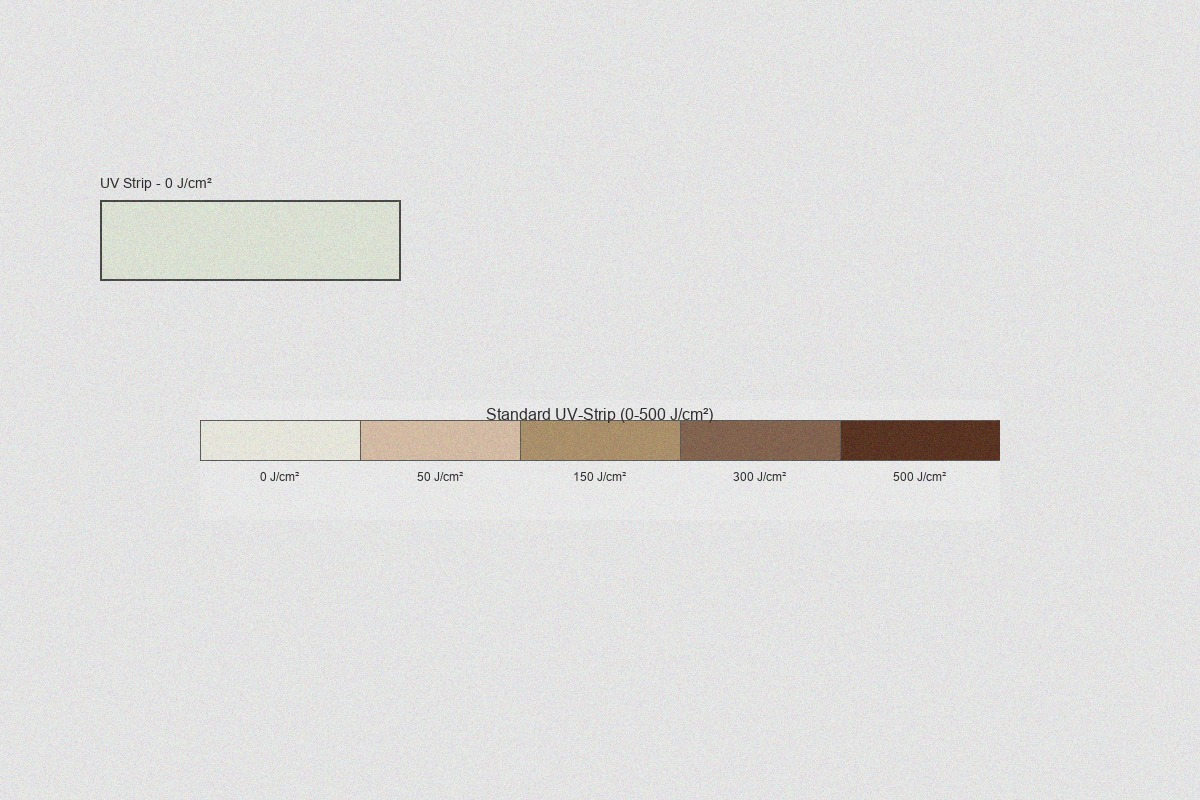
#> input picture scripts/test_images/mode1_combined/combined_standard_000.0J_01.jpg, 1200 x 800 px
$ python -i strip_detector.py   (imports and definitions only)
#> lines starting #> are read from the running program, lines starting #| are printed output that depends on the picture; after the words box and inside, x2 and y2 are one past the last pixel; in counts of white or black regions, pixels touching at a corner belong together
import cv2
import numpy as np
from PIL import Image
import logging

logger = logging.getLogger(__name__)

class StripDetector:
    """Universeller UV-Strip Detektor mit konfigurierbaren Parametern"""

    def __init__(self):
        # Konfigurierbare Parameter für Strip-Erkennung
        self.config = {
            "min_area_percent": 2,      # Min. 2% der Bildfläche
            "max_area_percent": 40,     # Max. 40% der Bildfläche
            "min_aspect_ratio": 1.5,    # Min. Seitenverhältnis (länglich)
            "max_aspect_ratio": 8.0,    # Max. Seitenverhältnis
            "canny_low": 50,            # Canny Edge Detection - unterer Schwellwert
            "canny_high": 150,          # Canny Edge Detection - oberer Schwellwert
            "min_contour_area": 500,    # Minimale Kontur-Fläche
            "gaussian_blur": (5, 5),    # Gaussian Blur Kernel
            "morphology_kernel": 3      # Morphology Kernel Größe
        }

    def detect_strip(self, image: Image.Image) -> Image.Image:
        """
        Erkennt UV-Strip im Bild und gibt die Strip-Region zurück

        Args:
            image: PIL Image mit UV-Strip

        Returns:
            PIL Image der erkannten Strip-Region
        """
        try:
            # 1. Preprocessing
            cv_image = self._preprocess_image(image)

            # 2. Strip-Kandidaten finden
            candidates = self._find_strip_candidates(cv_image)

            # 3. Besten Kandidaten auswählen
            best_strip = self._select_best_strip(candidates, cv_image.shape)

            # 4. Strip-Region extrahieren
            if best_strip is not None:
                strip_region = self._extract_strip_region(image, best_strip)
                logger.info(f"Strip erkannt: {best_strip}")
                return strip_region
            else:
                logger.warning("Kein Strip erkannt, verwende Fallback")
                return self._fallback_extraction(image)

        except Exception as e:
            logger.error(f"Strip-Erkennung fehlgeschlagen: {e}")
            return self._fallback_extraction(image)

    def _preprocess_image(self, image: Image.Image) -> np.ndarray:
        """Bereitet das Bild für die Strip-Erkennung vor"""
        # PIL zu OpenCV konvertieren
        cv_image = cv2.cvtColor(np.array(image), cv2.COLOR_RGB2BGR)

        # Graustufen-Konvertierung
        gray = cv2.cvtColor(cv_image, cv2.COLOR_BGR2GRAY)

        # Gaussian Blur zur Rauschreduzierung
        blurred = cv2.GaussianBlur(gray, self.config["gaussian_blur"], 0)

        # Morphologische Operationen zur Strukturverbesserung
        kernel = np.ones((self.config["morphology_kernel"], self.config["morphology_kernel"]), np.uint8)
        processed = cv2.morphologyEx(blurred, cv2.MORPH_CLOSE, kernel)

        return processed

    def _find_strip_candidates(self, processed_image: np.ndarray) -> list:
        """Findet potentielle Strip-Kandidaten mittels Kontur-Erkennung"""
        # Canny Edge Detection
        edges = cv2.Canny(processed_image, self.config["canny_low"], self.config["canny_high"])

        # Konturen finden
        contours, _ = cv2.findContours(edges, cv2.RETR_EXTERNAL, cv2.CHAIN_APPROX_SIMPLE)

        candidates = []
        image_area = processed_image.shape[0] * processed_image.shape[1]

        for contour in contours:
            # Bounding Rectangle berechnen
            x, y, w, h = cv2.boundingRect(contour)
            area = w * h

            # Grundfilter anwenden
            if area < self.config["min_contour_area"]:
                continue

            # Flächenfilter (relativ zur Bildgröße)
            area_percent = (area / image_area) * 100
            if not (self.config["min_area_percent"] <= area_percent <= self.config["max_area_percent"]):
                continue

            # Seitenverhältnis prüfen (sowohl w/h als auch h/w)
            aspect_ratio = max(w, h) / min(w, h)
            if not (self.config["min_aspect_ratio"] <= aspect_ratio <= self.config["max_aspect_ratio"]):
                continue

            # Rechteck-Score berechnen (wie gut passt die Kontur zu einem Rechteck)
            rect_score = self._calculate_rectangle_score(contour, (x, y, w, h))

            candidates.append({
                "bbox": (x, y, w, h),
                "area": area,
                "area_percent": area_percent,
                "aspect_ratio": aspect_ratio,
                "rect_score": rect_score,
                "contour": contour
            })

        return candidates

    def _calculate_rectangle_score(self, contour, bbox) -> float:
        """Berechnet, wie gut eine Kontur zu einem Rechteck passt (0-1)"""
        x, y, w, h = bbox

        # Verhältnis der Kontur-Fläche zur Bounding-Box-Fläche
        contour_area = cv2.contourArea(contour)
        bbox_area = w * h

        if bbox_area == 0:
            return 0.0

        area_ratio = contour_area / bbox_area

        # Rechteck-Approximation
        epsilon = 0.02 * cv2.arcLength(contour, True)
        approx = cv2.approxPolyDP(contour, epsilon, True)

        # Score basierend auf Anzahl der Eckpunkte (4 = perfektes Rechteck)
        corner_score = max(0, 1 - abs(len(approx) - 4) * 0.1)

        # Kombinierter Score
        total_score = (area_ratio * 0.7) + (corner_score * 0.3)

        return min(1.0, total_score)

    def _select_best_strip(self, candidates: list, image_shape: tuple) -> dict:
        """Wählt den besten Strip-Kandidaten aus"""
        if not candidates:
            return None

        # Score für jeden Kandidaten berechnen
        for candidate in candidates:
            # Verschiedene Faktoren gewichten
            area_score = min(1.0, candidate["area_percent"] / 20)  # Optimal bei ~20%
            aspect_score = min(1.0, candidate["aspect_ratio"] / 4)  # Optimal bei ~4:1
            rect_score = candidate["rect_score"]

            # Position-Score (zentralere Strips bevorzugen)
            x, y, w, h = candidate["bbox"]
            center_x = x + w/2
            center_y = y + h/2
            img_center_x = image_shape[1] / 2
            img_center_y = image_shape[0] / 2

            distance_from_center = np.sqrt((center_x - img_center_x)**2 + (center_y - img_center_y)**2)
            max_distance = np.sqrt(img_center_x**2 + img_center_y**2)
            position_score = 1 - (distance_from_center / max_distance)

            # Gesamtscore berechnen
            total_score = (
                rect_score * 0.4 +           # Rechteckigkeit ist wichtig
                area_score * 0.3 +           # Angemessene Größe
                aspect_score * 0.2 +         # Richtiges Seitenverhältnis
                position_score * 0.1         # Zentrale Position
            )

            candidate["total_score"] = total_score

        # Besten Kandidaten zurückgeben
        best_candidate = max(candidates, key=lambda x: x["total_score"])

        logger.info(f"Bester Strip-Kandidat: Score={best_candidate['total_score']:.3f}, "
                   f"Area={best_candidate['area_percent']:.1f}%, "
                   f"Ratio={best_candidate['aspect_ratio']:.1f}")

        return best_candidate

    def _extract_strip_region(self, image: Image.Image, strip_data: dict) -> Image.Image:
        """Extrahiert die Strip-Region aus dem Original-Bild"""
        x, y, w, h = strip_data["bbox"]

        # Padding hinzufügen (5% der Strip-Größe)
        padding_x = max(5, int(w * 0.05))
        padding_y = max(5, int(h * 0.05))

        x1 = max(0, x - padding_x)
        y1 = max(0, y - padding_y)
        x2 = min(image.width, x + w + padding_x)
        y2 = min(image.height, y + h + padding_y)

        return image.crop((x1, y1, x2, y2))

    def _fallback_extraction(self, image: Image.Image) -> Image.Image:
        """Fallback-Methode wenn kein Strip erkannt wird"""
        logger.info("Verwende Fallback: Mittlerer Bildbereich")
        w, h = image.size

        # Mittleres Drittel des Bildes
        x1 = w // 4
        y1 = h // 3
        x2 = 3 * w // 4
        y2 = 2 * h // 3

        return image.crop((x1, y1, x2, y2))

    def get_debug_info(self, image: Image.Image) -> dict:
        """Gibt Debug-Informationen für die Strip-Erkennung zurück"""
        try:
            cv_image = self._preprocess_image(image)
            candidates = self._find_strip_candidates(cv_image)
            best_strip = self._select_best_strip(candidates, cv_image.shape)

            return {
                "candidates_found": len(candidates),
                "best_candidate": best_strip,
                "all_candidates": candidates[:5]  # Top 5 für Debug
            }
        except Exception as e:
            return {"error": str(e)}

>>> import cv2
>>> picture = cv2.cvtColor(cv2.imread('../../scripts/test_images/mode1_combined/combined_standard_000.0J_01.jpg'), cv2.COLOR_BGR2RGB)
>>> result = StripDetector().detect_strip(picture)
#> in _preprocess_image, cv_image is the input picture: shape (800, 1200, 3); mean B, G, R 222.8, 223.8, 224.4
#> in _preprocess_image, `gray = cv2.cvtColor(cv_image, cv2.COLOR_BGR2GRAY)`:
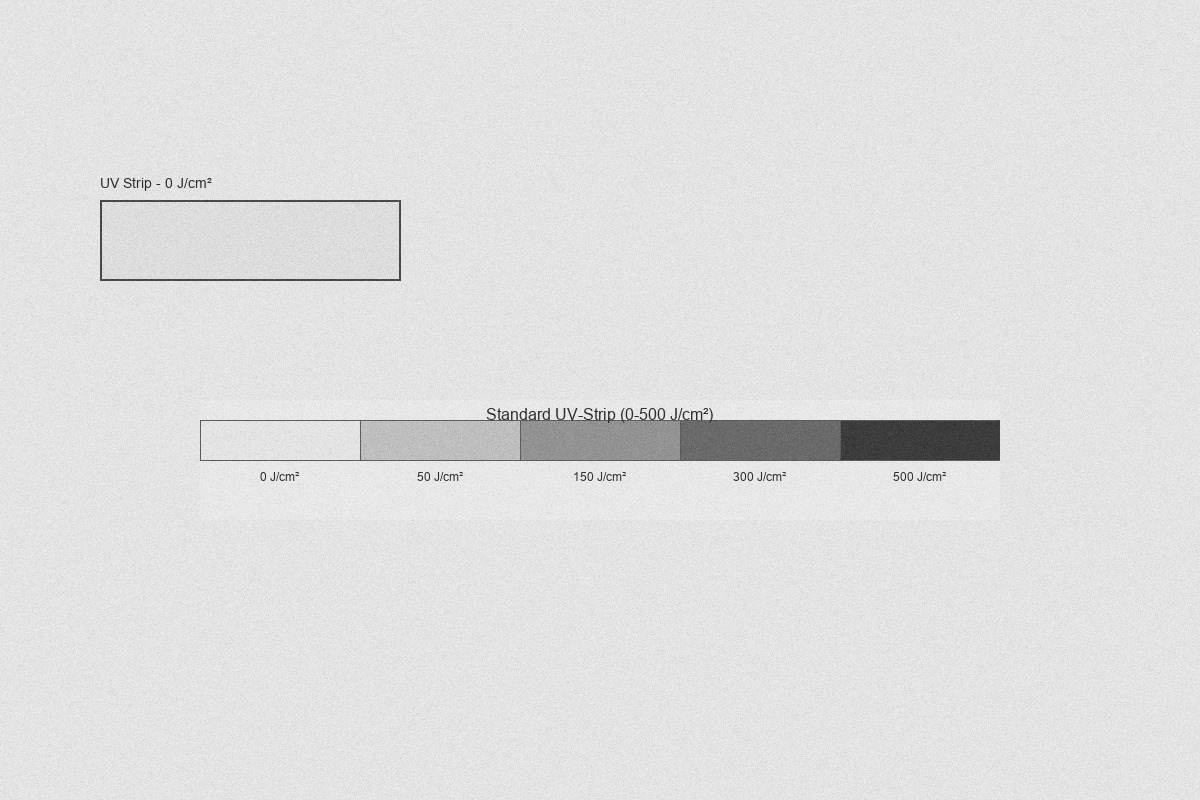
#> gray: shape (800, 1200); min 29, max 248, mean 223.9
#> in _find_strip_candidates, `edges = cv2.Canny(processed_image, self.config["canny_low"], self.conf..`:
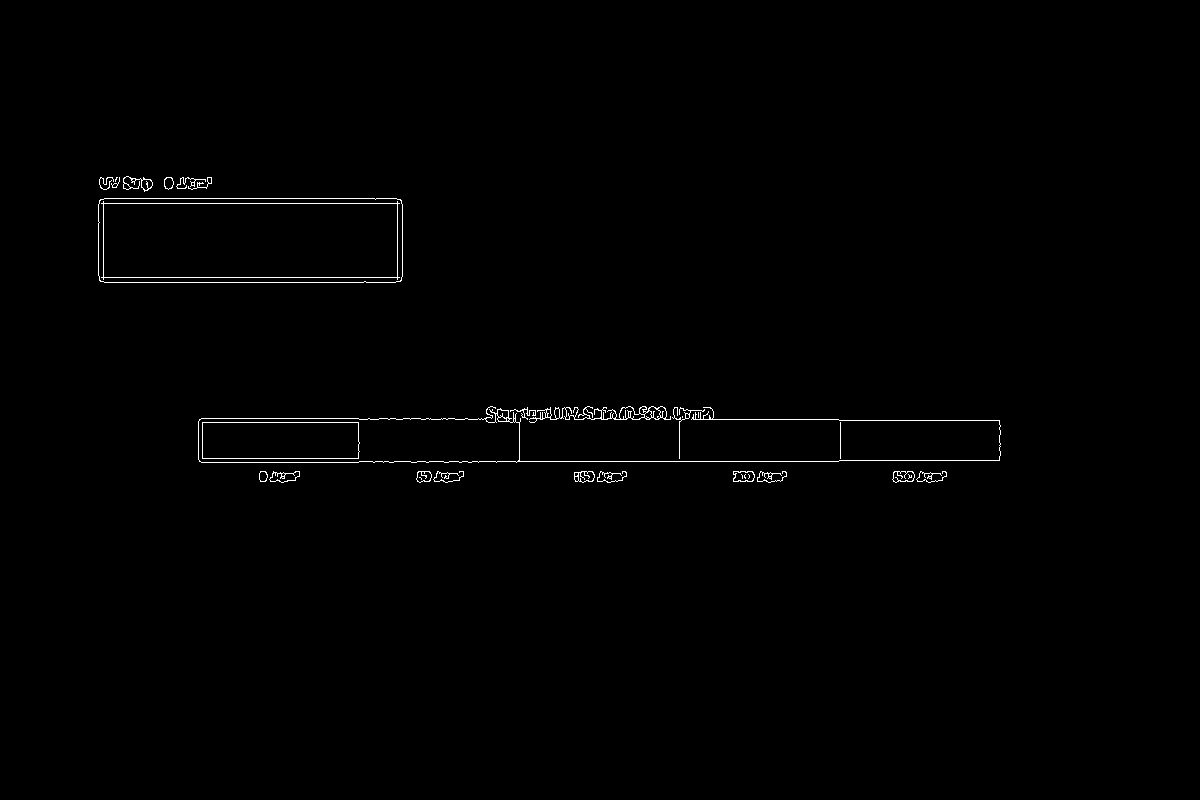
#> edges: shape (800, 1200); 0.6% white in thin lines or dots, all inside (x1, y1, x2, y2) = (98, 176, 1001, 483)
#> in _find_strip_candidates, `contours, _ = cv2.findContours(edges, cv2.RETR_EXTERNAL, cv2.CHAIN_APP..`: contours = 25 contours, 11 with area under 20; largest, box (x1, y1, x2, y2) and area: (98, 198, 403, 283) 25488, (198, 406, 1001, 463) 13978, (529, 406, 671, 423) 600, (269, 471, 300, 483) 216, (892, 471, 915, 483) 200
#> the loop in _find_strip_candidates, `for contour in contours:` made 25 passes
#> area on passes 1, 2, 3, 4, 5, 6, 7, 8, 9, 10, 15, 19: 372, 276, 360, 242, 360, 252, 372, 192, 372, 99, 338, 312
#> (contour, area) on pass 11: ([[840, 422], [840, 458]], 37)
#> after the loop in _find_strip_candidates, `for contour in contours:`: candidates = 1 item
#> the loop in _select_best_strip, `for candidate in candidates:` made 1 pass
#> (area_score, aspect_score, rect_score, x, y, w, h, center_x) on pass 1: (0.135, 0.897, 0.988, 98, 198, 305, 85, 250.5)
#> in _select_best_strip, `best_candidate = max(candidates, key=lambda x: x["total_score"])`: best_candidate = {'bbox': (98, 198, 305, 85), 'area': 25925, 'area_percent': 2.7, 'aspect_ratio': 3.59, 'rect_score': 0.988, 'contour': contour of 34 points, box (x1, y1, x2, y2) (98, 198, 403, 283), area 25488, 'total_score': 0.662}
#> in detect_strip, `best_strip = self._select_best_strip(candidates, cv_image.shape)`: best_strip has the same summary as best_candidate in _select_best_strip
#> in _extract_strip_region, `x, y, w, h = strip_data["bbox"]`: x = 98; y = 198; w = 305; h = 85
#> in _extract_strip_region, `padding_x = max(5, int(w * 0.05))`: padding_x = 15
#> in _extract_strip_region, `padding_y = max(5, int(h * 0.05))`: padding_y = 5
#> in _extract_strip_region, `x1 = max(0, x - padding_x)`: x1 = 83
#> in _extract_strip_region, `y1 = max(0, y - padding_y)`: y1 = 193
#> (the run stopped early here; a loop or call above may not have finished)

$ run again, on scripts/test_images/mode1_combined/combined_standard_025.0J_02.jpg
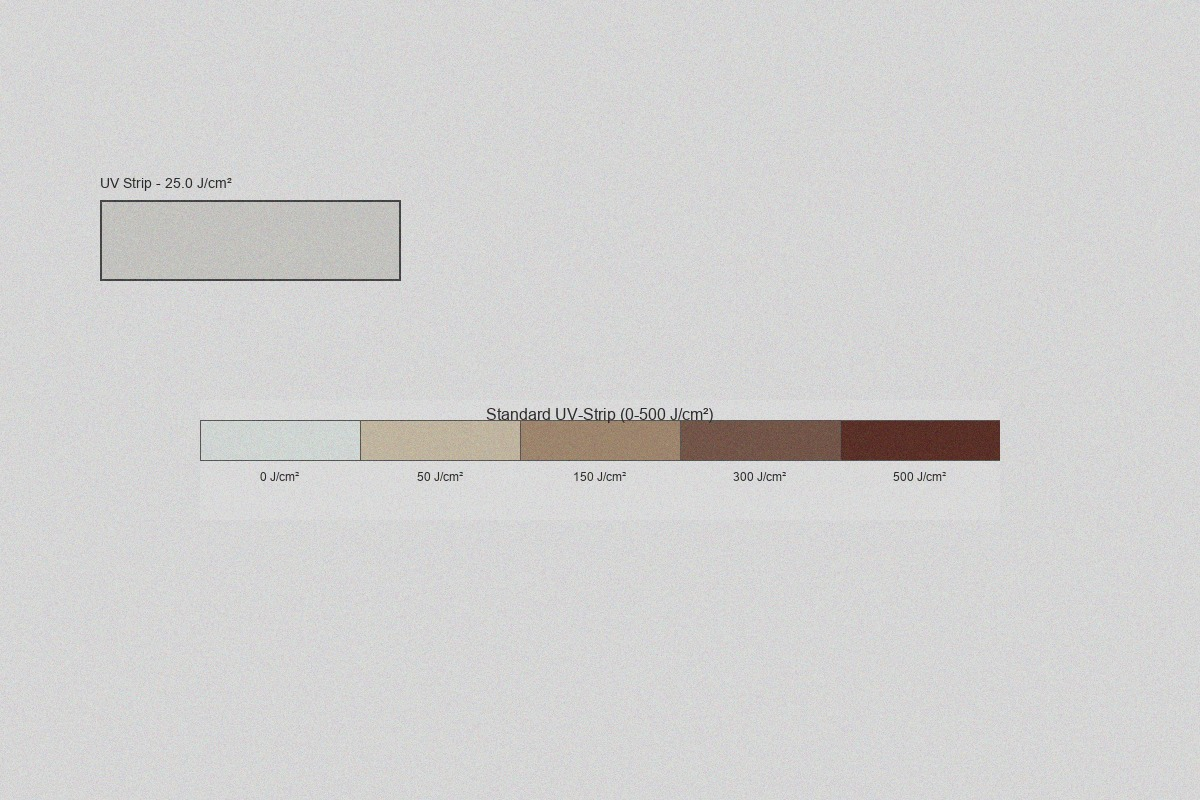
#> input picture scripts/test_images/mode1_combined/combined_standard_025.0J_02.jpg, 1200 x 800 px
#> in _preprocess_image, cv_image is the input picture: shape (800, 1200, 3); mean B, G, R 209.3, 209.9, 210.5
#> in _preprocess_image, `gray = cv2.cvtColor(cv_image, cv2.COLOR_BGR2GRAY)`:
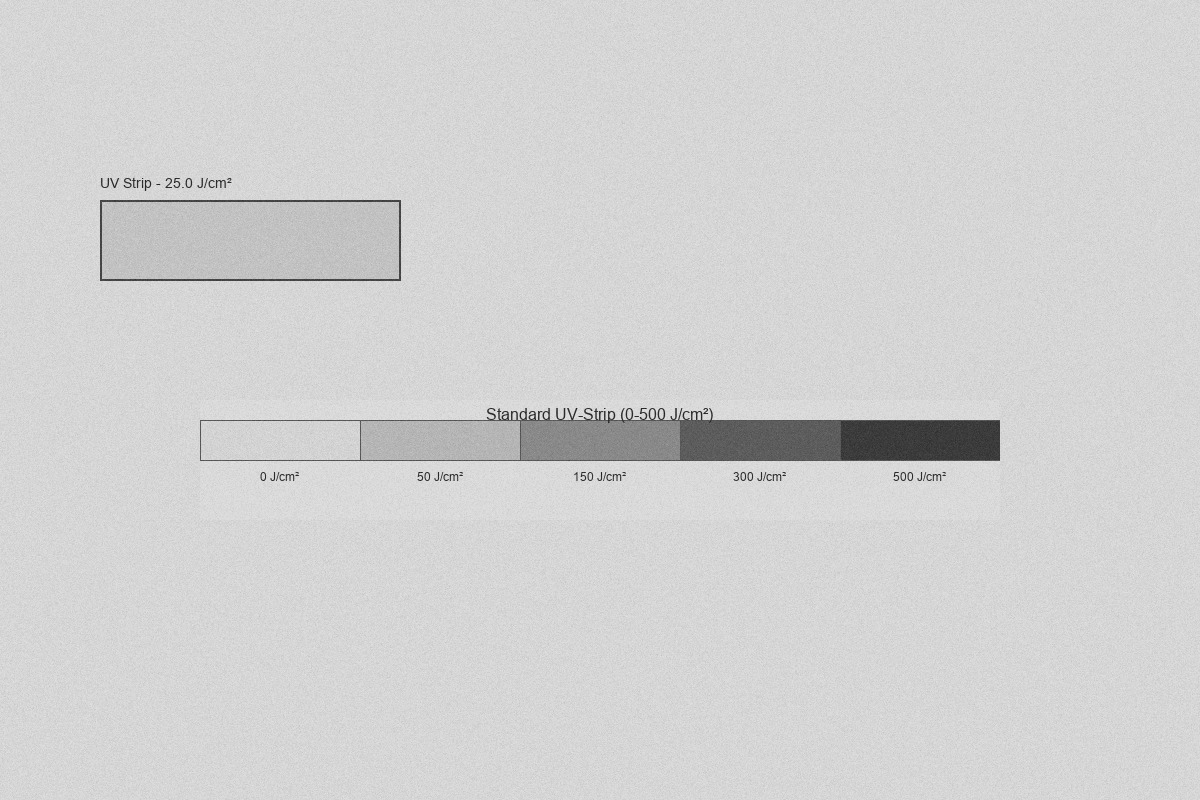
#> gray: shape (800, 1200); min 27, max 233, mean 210
#> in _find_strip_candidates, `edges = cv2.Canny(processed_image, self.config["canny_low"], self.conf..`:
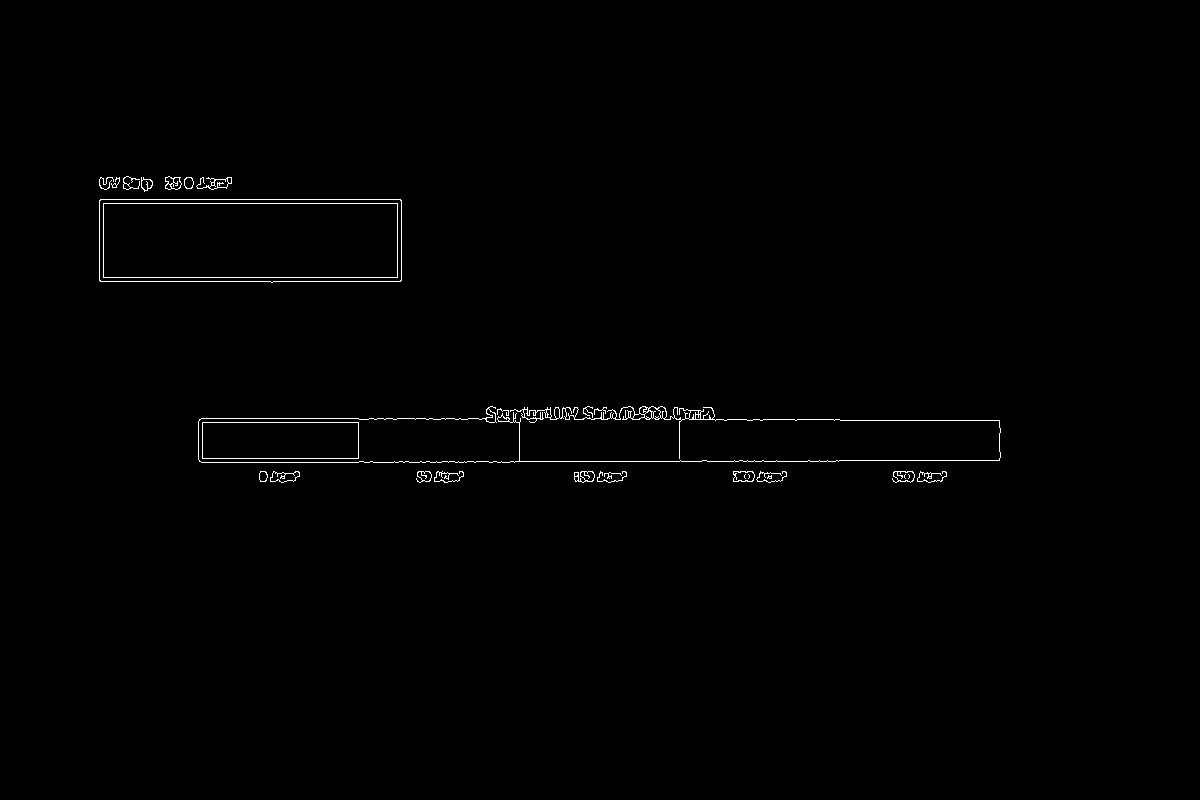
#> edges: shape (800, 1200); 0.6% white in thin lines or dots, all inside (x1, y1, x2, y2) = (99, 176, 1001, 483)
#> contours = 25 contours, 10 with area under 20; largest, box (x1, y1, x2, y2) and area: (99, 199, 402, 283) 24764, (202, 422, 359, 459) 5616, (198, 406, 1001, 463) 742, (270, 471, 300, 483) 214, (733, 471, 755, 482) 194
#> the loop in _find_strip_candidates, `for contour in contours:` made 25 passes
#> area on passes 1 to 8: 20, 126, 360, 276, 372, 242, 360, 252
#> after the loop in _find_strip_candidates, `for contour in contours:`: candidates = 1 item
#> the loop in _select_best_strip, `for candidate in candidates:` made 1 pass
#> (area_score, aspect_score, rect_score, x, y, w, h, center_x) on pass 1: (0.133, 0.902, 0.981, 99, 199, 303, 84, 250.5)
#> best_candidate = {'bbox': (99, 199, 303, 84), 'area': 25452, 'area_percent': 2.65, 'aspect_ratio': 3.61, 'rect_score': 0.981, 'contour': contour of 12 points, box (x1, y1, x2, y2) (99, 199, 402, 283), area 24764, 'total_score': 0.659}
#> best_strip has the same summary as best_candidate in _select_best_strip
#> in _extract_strip_region, `x, y, w, h = strip_data["bbox"]`: x = 99; y = 199; w = 303; h = 84
#> padding_x = 15
#> padding_y = 5
#> x1 = 84
#> y1 = 194
